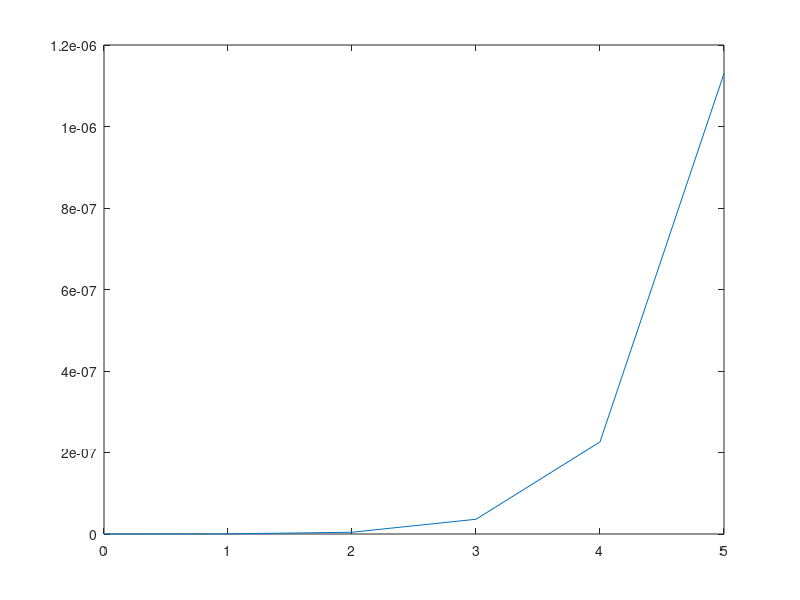

Write the MATLAB code that produced this figure.
pkg load statistics

% two variables are the same if their pdfs are the same
% we could plot those pdfs to see that

n = input("n(n >= 30) = ")
p = input("p(p  <= 0.05) = ")

lambda = n * p

x = 0:n;
plot(x, binopdf(x, n, p), 'g')
hold on 
plot(x, poisspdf(x, lambda))



